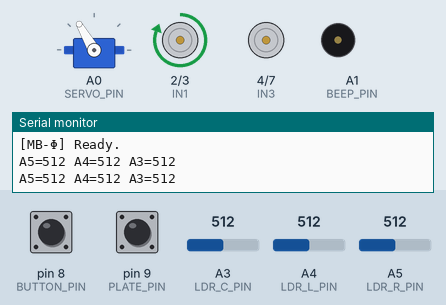
Recording of a sketch running on a simulated Arduino Uno, built with avr-gcc and run on an emulated ATmega328P. On the bench: servo, motor-driver pin pairs drawn as motors (green arrow = first pin HIGH = forward, orange = second pin HIGH = backward, longer = more drive, scaled by the enable pin), buzzer (waves = sounding), the last lines printed to the serial monitor. The inputs (shaded band) are chosen by the test bench; at power-on: A3 (LDR_C_PIN) = 512, pin 8 (BUTTON_PIN) HIGH, A4 (LDR_L_PIN) = 512, pin 9 (PLATE_PIN) HIGH, A5 (LDR_R_PIN) = 512. Random numbers use the default seed unless the sketch sets one.

Above: at 2.2 s.
2.3 s: A3 (LDR_C_PIN) set to 521
At 3.1 s:
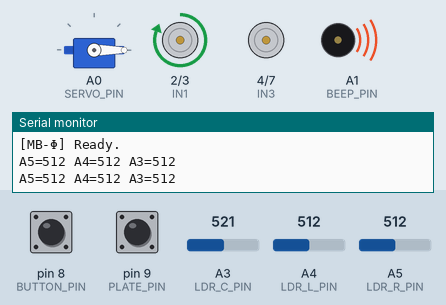
6.0 s: A3 (LDR_C_PIN) set to 528
At 9.9 s:
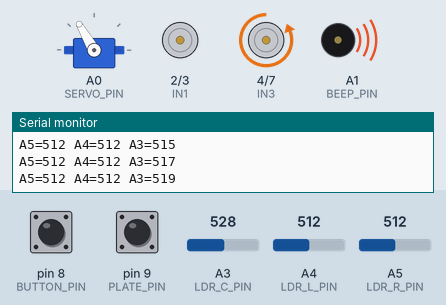
10.1 s: pin 8 (BUTTON_PIN) pulled LOW for 0.8 s
At 11.5 s:
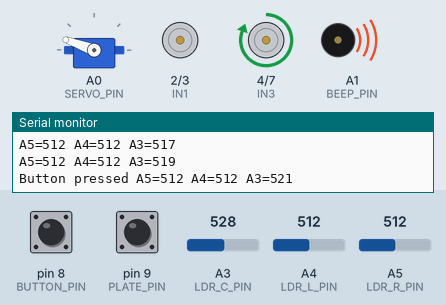
14.5 s: A4 (LDR_L_PIN) set to 716
At 17.0 s:
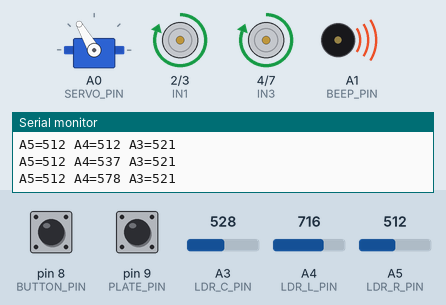
19.4 s: pin 9 (PLATE_PIN) pulled LOW for 0.8 s
24.2 s: A5 (LDR_R_PIN) set to 716
Timing chart, 0 to 32.7 s (numbered marks = the images above; inputs shaded):
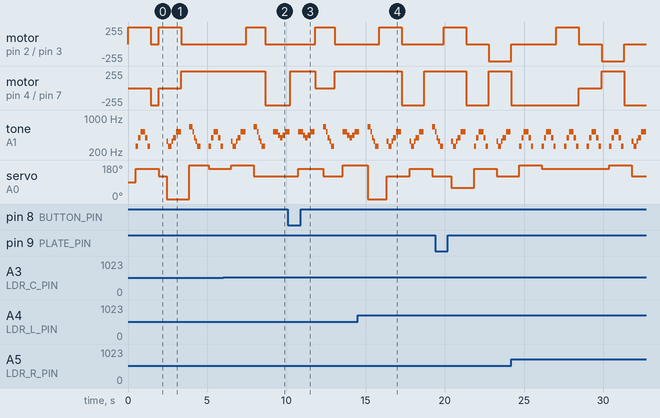

Measured:
- the behaviour switches between 527 and 528 on A3 (LDR_C_PIN) (found by bisection; images 1 and 2)
- after the input at 14.5 s, motor on pin 2 (IN1) / pin 3 (IN2): stopped → forward 255/255 after 1.3 s, → stopped 1.4 s later
- by itself, tone on A1 (BEEP_PIN): plays 262 Hz for 0.15 s, 392 Hz for 0.15 s, 523 Hz for 0.30 s, 392 Hz for 0.15 s, 262 Hz for 0.15 s, 262 Hz for 0.15 s … (30 notes in this stretch)

The sketch:

sketch_aug14b.ino
```cpp
/*  Markov → Bandit → Φ-biased action selection with on-device learning
  Hardware: Arduino Uno R3

  Flow each loop:
    1) Read sensors & build 6-D feature vector x (uint8 scaled).
    2) Sample next_state ~ Markov(s_prev → ·) using integer counts.
    3) For that state, build action scores = bandit_score + Φ(x) per actuator.
    4) ε-greedy select: motor bin (9), servo bin (10), beep bin (5).
    5) Execute actuators.
    6) Compute reward r from LDRs; advantage = r - running_avg.
    7) Update:
       - Markov transition counts(s_prev, next_state)
       - Bandit counts(state, chosen bins)
       - Φ weights (perceptron-like, tiny step, clamped)
    8) Decay counts occasionally to avoid overflow.

  Pins:
    LDR_L_PIN A4, LDR_R_PIN A5, LDR_C_PIN A3, BUTTON_PIN 8, PLATE_PIN 9,
    SERVO_PIN A0, BEEP_PIN A1,
    ENA 6, IN1 2, IN2 3, ENB 5, IN3 4, IN4 7
*/

#include <Arduino.h>
#include <Servo.h>

// -----------------------------
// Hardware pins
// -----------------------------
#define LDR_L_PIN   A4
#define LDR_R_PIN   A5
#define LDR_C_PIN   A3
#define BUTTON_PIN  8
#define PLATE_PIN   9
#define SERVO_PIN   A0
#define BEEP_PIN    A1
#define ENA         6
#define IN1         2
#define IN2         3
#define ENB         5
#define IN3         4
#define IN4         7

// Fixed PWM speed for "on" states (tweak as needed 0..255)
const uint8_t MOTOR_PWM_ON = 255;

// Map 9 bins to (L_dir, R_dir): -1=backward, 0=off, +1=forward
// Order chosen to keep "stop" in the middle for intuition.
const int8_t MOTOR9_DIRS[9][2] = {
  {-1, -1},  // 0: L back,  R back
  {-1,  0},  // 1: L back,  R off
  {-1, +1},  // 2: L back,  R fwd
  { 0, -1},  // 3: L off,   R back
  { 0,  0},  // 4: L off,   R off  (stop)
  { 0, +1},  // 5: L off,   R fwd
  {+1, -1},  // 6: L fwd,   R back
  {+1,  0},  // 7: L fwd,   R off
  {+1, +1}   // 8: L fwd,   R fwd
};


// -----------------------------
// Problem sizes (keep tiny)
// -----------------------------
const uint8_t N_STATE = 2;
const uint8_t N_MOTOR = 9;   // 9 speed bins (includes reverse/stop/forward)
const uint8_t N_SERVO = 10;  // 10 positions [0..180]
const uint8_t N_BEEP  = 5;   // 5 pitch bins
const uint8_t FEAT_DIM = 6;  // [ldrL, ldrR, ldrC, lastMotor, lastServo, bias]

struct Feat {
  uint8_t x[FEAT_DIM]; // scaled to [0..255]
};
struct Scores {
  // separate arrays for actuators
  int16_t motor[N_MOTOR];
  int16_t servo[N_SERVO];
  int16_t beep [N_BEEP];
};

// Action index layout for Φ (concatenate all actuator bins):
// [ motor 0..8 | servo 0..9 | beep 0..4 ]  => total 24
const uint8_t ACT_DIM = N_MOTOR + N_SERVO + N_BEEP; // 24
const uint8_t IDX_MOTOR0 = 0;
const uint8_t IDX_SERVO0 = IDX_MOTOR0 + N_MOTOR;           // 9
const uint8_t IDX_BEEP0  = IDX_SERVO0 + N_SERVO;           // 19

// -----------------------------
// Learning hyperparams
// -----------------------------
const uint8_t EPS_EGREEDY_PCT = 5;  // 5% explore
const uint8_t LR_PHI_NUM = 1;       // very small int step (scaled by feature)
const uint8_t DECAY_PERIOD = 50;    // every 50 steps, decay counts
const uint8_t DECAY_DIV = 2;        // halve counts (>=1)
const uint8_t BANDIT_REWARD_STEP = 2; // how many counts to add/sub (>=1)
const uint8_t MARKOV_REWARD_STEP = 1; // counts to add/sub (>=1)
const uint8_t REWARD_WINDOW = 4;     // apply accumulated rewards every 4 steps

const int16_t BUTTON_REWARD_Q8  = 256;  // reward when button is pressed

const int16_t PLATE_PENALTY_Q8 = -256; // penalty when collision plates touch
const int16_t MOTOR_IDLE_PENALTY_Q8 = -64; // penalty when both motors stopped

// -----------------------------
// State & learning structures
// -----------------------------

// Markov transition counts: C[s][s']  (uint8, kept >=1)
uint8_t T_count[N_STATE][N_STATE];

// Bandit counts per state for each actuator
uint8_t B_motor[N_STATE][N_MOTOR];
uint8_t B_servo[N_STATE][N_SERVO];
uint8_t B_beep [N_STATE][N_BEEP];

// Linear Φ weights: W[feat][act] as int8 (small, centered)
int8_t W_phi[FEAT_DIM][ACT_DIM];

// Running avg reward for advantage
int16_t rAvg_q8 = 0;   // fixed-point Q8 (r in [-256..+256] ~ [-1..+1])
const uint8_t RAVG_BETA = 4; // EMA: new = old + (r - old)/2^RAVG_BETA

// Bookkeeping
uint8_t cur_state = 0;
uint8_t prev_state = 0;

struct StepRecord {
  Feat F;
  Scores S;
  uint8_t prev_state;
  uint8_t cur_state;
  uint8_t m_bin;
  uint8_t s_bin;
  uint8_t b_bin;
};

StepRecord step_hist[REWARD_WINDOW];
uint8_t hist_idx = 0;
uint8_t steps_pending = 0;
int32_t adv_accum_q8 = 0;

uint8_t last_motor_bin = N_MOTOR/2; // start near stop
uint8_t last_servo_bin = N_SERVO/2; // mid
uint8_t last_beep_bin  = 0;

int last_r = 0;
int last_l = 0;
int last_c = 0;
bool last_button_pressed = false;
bool last_plate_contact = false;

Servo servo;

// Exponential moving average smoothing for photoresistors
const uint8_t LDR_SMOOTH_SHIFT = 3; // 1/8th smoothing factor
uint16_t ldr_l_avg = 0;
uint16_t ldr_r_avg = 0;
uint16_t ldr_c_avg = 0;

inline uint16_t smooth_analog_read(uint8_t pin, uint16_t &avg) {
  uint16_t raw = analogRead(pin);
  if (avg == 0) {
    avg = raw;
  } else {
    avg += ((int16_t)raw - (int16_t)avg) >> LDR_SMOOTH_SHIFT;
  }
  return avg;
}

inline uint16_t urand16() {
  // Combine two rand() for more bits (rand() on AVR is 15-bit)
  return ( (uint16_t)rand() << 1 ) ^ (uint16_t)rand();
}

inline uint8_t randPct() {
  return (uint8_t)(urand16() % 100);
}

inline uint8_t clamp_u8(int16_t v, uint8_t lo, uint8_t hi){
  if (v < lo) return lo;
  if (v > hi) return hi;
  return (uint8_t)v;
}
inline int8_t clamp_i8(int16_t v, int8_t lo, int8_t hi){
  if (v < lo) return lo;
  if (v > hi) return hi;
  return (int8_t)v;
}

// -----------------------------
// Initialization
// -----------------------------
void init_counts() {
  // Initialize Markov counts with weakly uniform priors (>=1)
  for (uint8_t s=0; s<N_STATE; ++s){
    for (uint8_t sp=0; sp<N_STATE; ++sp){
      T_count[s][sp] = 2; // small bias
    }
  }
  // Bandits: small uniform priors
  for (uint8_t s=0;s<N_STATE;++s){
    for (uint8_t i=0;i<N_MOTOR;++i) B_motor[s][i] = 2;
    for (uint8_t i=0;i<N_SERVO;++i) B_servo[s][i] = 2;
    for (uint8_t i=0;i<N_BEEP ;++i) B_beep [s][i] = 2;
  }
  // Φ weights: small zeros around 0
  for (uint8_t f=0; f<FEAT_DIM; ++f){
    for (uint8_t a=0; a<ACT_DIM; ++a){
      W_phi[f][a] = 0;
    }
  }
}

// -----------------------------
// Sensors and features
// -----------------------------


Feat read_features() {
  uint16_t l0 = smooth_analog_read(LDR_L_PIN, ldr_l_avg); // 0..1023
  uint16_t r0 = smooth_analog_read(LDR_R_PIN, ldr_r_avg); // 0..1023
  uint16_t c0 = smooth_analog_read(LDR_C_PIN, ldr_c_avg); // 0..1023

  // compress to 0..255
  uint8_t l = (uint8_t)(l0 >> 2);
  uint8_t r = (uint8_t)(r0 >> 2);
  uint8_t c = (uint8_t)(c0 >> 2);

  // last motor/servo as scaled bins (0..255)
  uint8_t lm = (uint8_t)( (uint16_t)last_motor_bin * 28 ); // 9*28=252
  uint8_t ls = (uint8_t)( (uint16_t)last_servo_bin * 25 ); // 10*25=250

  Feat F;
  F.x[0] = l;
  F.x[1] = r;
  F.x[2] = c;
  F.x[3] = lm;
  F.x[4] = ls;
  F.x[5] = 255; // bias
  return F;
}

// -----------------------------
// Markov sampling from integer counts
// -----------------------------
uint8_t sample_next_state(uint8_t s){
  // sample categorical proportional to T_count[s][·]
  uint16_t sum = 0;
  for (uint8_t sp=0; sp<N_STATE; ++sp) sum += T_count[s][sp];
  if (sum == 0) return s; // shouldn't happen

  uint16_t r = urand16() % sum;
  uint16_t acc = 0;
  for (uint8_t sp=0; sp<N_STATE; ++sp){
    acc += T_count[s][sp];
    if (r < acc) return sp;
  }
  return (uint8_t)(sum % N_STATE); // fallback
}

// -----------------------------
// Build action scores = bandit preference + Φ(x)
// We'll apply ε-greedy with a softmax sample over these logits.
// -----------------------------


void build_scores(uint8_t state, const Feat& F, Scores& S){
  // Bandit "preferences" = scaled counts / row_sum (approx)
  // Compute row sums:
  uint16_t sm=0, ss=0, sb=0;
  for (uint8_t i=0;i<N_MOTOR;++i) sm += B_motor[state][i];
  for (uint8_t i=0;i<N_SERVO;++i) ss += B_servo[state][i];
  for (uint8_t i=0;i<N_BEEP ;++i) sb += B_beep [state][i];
  if(!sm) sm=1; if(!ss) ss=1; if(!sb) sb=1;

  // Φ(x): compute per action column (dot product W[:,a]·x)
  // Keep it cheap: int16 acc (max 6 * 127 * 255 ~ 194k)
  // Then downscale to a small range by >> 8
  for (uint8_t i=0;i<N_MOTOR;++i){
    int16_t phi = 0;
    uint8_t a = IDX_MOTOR0 + i;
    for (uint8_t f=0; f<FEAT_DIM; ++f){
      phi += (int16_t)W_phi[f][a] * (int16_t)F.x[f];
    }
    phi >>= 8; // scale down
    int16_t band = (int16_t)((uint32_t)B_motor[state][i] * 256u / sm); // ~0..256
    S.motor[i] = band + phi;
  }
  for (uint8_t i=0;i<N_SERVO;++i){
    int16_t phi = 0;
    uint8_t a = IDX_SERVO0 + i;
    for (uint8_t f=0; f<FEAT_DIM; ++f){
      phi += (int16_t)W_phi[f][a] * (int16_t)F.x[f];
    }
    phi >>= 8;
    int16_t band = (int16_t)((uint32_t)B_servo[state][i] * 256u / ss);
    S.servo[i] = band + phi;
  }
  for (uint8_t i=0;i<N_BEEP;++i){
    int16_t phi = 0;
    uint8_t a = IDX_BEEP0 + i;
    for (uint8_t f=0; f<FEAT_DIM; ++f){
      phi += (int16_t)W_phi[f][a] * (int16_t)F.x[f];
    }
    phi >>= 8;
    int16_t band = (int16_t)((uint32_t)B_beep[state][i] * 256u / sb);
    S.beep[i] = band + phi;
  }
}

template<uint8_t N>
uint8_t argmax_i16(const int16_t *arr){
  int16_t best = arr[0];
  uint8_t idx = 0;
  for (uint8_t i=1;i<N;++i){
    if (arr[i] > best){ best = arr[i]; idx = i; }
  }
  return idx;
}

template<uint8_t N>
uint8_t random_index(){
  return (uint8_t)(urand16() % N);
}
template<uint8_t N>
uint8_t sample_from_logits(const int16_t *arr){
  // Softmax sampling with integer weights: p[i] ∝ (arr[i])^2
  uint32_t w[N];
  uint32_t sum = 0;
  for (uint8_t i=0; i<N; ++i){
    int32_t v = arr[i];
    uint32_t wi = (uint32_t)(v * v); // square to ensure non-negative weight
    w[i] = wi;
    sum += wi;
  }

  if (sum == 0) return (uint8_t)(urand16() % N); // defensive

  uint32_t r = ((uint32_t)urand16() << 16 | urand16()) % sum;
  uint32_t acc = 0;
  for (uint8_t i=0; i<N; ++i){
    acc += w[i];
    if (r < acc) return i;
  }
  return (uint8_t)(urand16() % N); // fallback
}

uint8_t pick_with_eps_greedy_motor(const Scores& S){
  if (randPct() < EPS_EGREEDY_PCT) return random_index<N_MOTOR>();
  return sample_from_logits<N_MOTOR>(S.motor);
}

uint8_t pick_with_eps_greedy_servo(const Scores& S){
  if (randPct() < EPS_EGREEDY_PCT) return random_index<N_SERVO>();
  return sample_from_logits<N_SERVO>(S.servo);
}

uint8_t pick_with_eps_greedy_beep(const Scores& S){
  if (randPct() < EPS_EGREEDY_PCT) return random_index<N_BEEP>();
  return sample_from_logits<N_BEEP>(S.beep);
}

// -----------------------------
// Actuator helpers
// -----------------------------


uint8_t servo_bin_to_deg(uint8_t b){
  // 10 bins across 0..180
  return (uint8_t)( (uint16_t)b * 20 ); // 0,20,40,...,180
}

// Creative beep patterns: frequency and duration for each of 5 tones per bin
const uint8_t BEEP_TONES = 5;
const uint16_t BEEP_FREQ[N_BEEP][BEEP_TONES] = {
  {262, 330, 392, 523, 659}, // C-major ascent (unused when b_bin==0)
  {659, 523, 392, 330, 262}, // mirror descent
  {262, 392, 523, 392, 262}, // rise then fall
  {330, 262, 330, 392, 523}, // low hop to high
  {523, 440, 392, 440, 523}  // bell curve
};

const uint16_t BEEP_DUR[N_BEEP][BEEP_TONES] = {
  {100, 100, 100, 100, 200}, // quick run with hold
  {200, 100, 100, 100, 200}, // long bookends
  {150, 150, 300, 150, 150}, // lingering center
  {100, 200, 100, 200, 300}, // growing finale
  {300, 150, 150, 150, 300}  // long ends
};

// Low-level: command one side given dir in {-1,0,+1} and pwm (0..255)
inline void set_one_motor(int8_t dir, uint8_t inA, uint8_t inB, uint8_t en, uint8_t pwm){
  if (dir > 0){        // forward
    digitalWrite(inA, HIGH);
    digitalWrite(inB, LOW);
    analogWrite(en, pwm);
  } else if (dir < 0){ // backward
    digitalWrite(inA, LOW);
    digitalWrite(inB, HIGH);
    analogWrite(en, pwm);
  } else {             // off / brake
    digitalWrite(inA, LOW);
    digitalWrite(inB, LOW);
    analogWrite(en, 0);
  }
}

// High-level: set both motors by (L_dir, R_dir)
inline void set_dual_motor(int8_t L_dir, int8_t R_dir, uint8_t pwm_on){
  set_one_motor(L_dir, IN1, IN2, ENA, pwm_on);
  set_one_motor(R_dir, IN3, IN4, ENB, pwm_on);
}

// Entry point for bandit bin 0..8
inline void set_motor_state9(uint8_t bin){
  if (bin >= 9) bin = 4; // safety: default to STOP
  int8_t Ld = MOTOR9_DIRS[bin][0];
  int8_t Rd = MOTOR9_DIRS[bin][1];
  set_dual_motor(Ld, Rd, MOTOR_PWM_ON);
}


// -----------------------------
// Reward
// -----------------------------
int16_t compute_reward_q8(){ // returns Q8 fixed in [-256..256]
  // Read sensors up front with smoothing and remember values for reporting.
  int r = smooth_analog_read(LDR_R_PIN, ldr_r_avg); // A5 0..1023
  int l = smooth_analog_read(LDR_L_PIN, ldr_l_avg); // A4 0..1023
  int c = smooth_analog_read(LDR_C_PIN, ldr_c_avg); // A3 0..1023

  last_r = r;
  last_l = l;
  last_c = c;
  last_button_pressed = (digitalRead(BUTTON_PIN) == LOW);
  last_plate_contact = (digitalRead(PLATE_PIN) == LOW);

  // If collision plates touch, return fixed penalty.
  if (last_plate_contact) {
    return PLATE_PENALTY_Q8;
  }

  // If reward button is pressed, return fixed reward.
  if (last_button_pressed) {
    return BUTTON_REWARD_Q8;

  }

  // Raw reward: brightness relative to ambient light (A3)
  int side_avg = (r + l) / 2;             // average of side sensors
  int diff = side_avg - c;                // relative to ambient
  int16_t r_q8 = (int16_t)((int32_t)diff * 256 / 1023); // scale to Q8

  // Penalize staying still
  if (MOTOR9_DIRS[last_motor_bin][0] == 0 && MOTOR9_DIRS[last_motor_bin][1] == 0) {
    r_q8 += MOTOR_IDLE_PENALTY_Q8;
  }

  if (r_q8 > 256) r_q8 = 256;
  if (r_q8 < -256) r_q8 = -256;
  return r_q8;
}

// -----------------------------
// Updates
// -----------------------------

void update_markov(uint8_t s_prev, uint8_t s_cur, int16_t adv_q8){
  uint8_t scale = max((uint8_t)1, (uint8_t)(abs(adv_q8) >> 8));
  uint16_t step = (uint16_t)MARKOV_REWARD_STEP * scale;
  if (adv_q8 >= 0){
    uint16_t v = T_count[s_prev][s_cur] + step;
    T_count[s_prev][s_cur] = (v > 255) ? 255 : (uint8_t)v;
  } else {
    // penalize slightly but keep >=1
    int16_t v = (int16_t)T_count[s_prev][s_cur] - (int16_t)step;
    if (v < 1) v = 1;
    T_count[s_prev][s_cur] = (uint8_t)v;
  }
}

void update_bandits(uint8_t state, uint8_t bm, uint8_t bs, uint8_t bb, int16_t adv_q8){
  // reinforce chosen bins
  uint8_t scale = max((uint8_t)1, (uint8_t)(abs(adv_q8) >> 8));
  uint16_t step = (uint16_t)BANDIT_REWARD_STEP * scale;
  if (adv_q8 >= 0){
    uint16_t v;

    v = B_motor[state][bm] + step; B_motor[state][bm] = (v>255)?255:(uint8_t)v;
    v = B_servo[state][bs] + step; B_servo[state][bs] = (v>255)?255:(uint8_t)v;
    v = B_beep [state][bb] + step; B_beep [state][bb] = (v>255)?255:(uint8_t)v;
  } else {
    int16_t v;

    v = (int16_t)B_motor[state][bm] - (int16_t)step; if (v<1) v=1; B_motor[state][bm]=(uint8_t)v;
    v = (int16_t)B_servo[state][bs] - (int16_t)step; if (v<1) v=1; B_servo[state][bs]=(uint8_t)v;
    v = (int16_t)B_beep [state][bb] - (int16_t)step; if (v<1) v=1; B_beep [state][bb] =(uint8_t)v;
  }
}

// Perceptron-like Φ update: w[:,a*] += sign(adv)*lr * x  ; w[:,competing] -= small part
// Keep super tiny to avoid oscillations; clamp to [-127..127].
void update_phi(const Feat& F, uint8_t a_motor, uint8_t a_servo, uint8_t a_beep, int16_t adv_q8, const Scores& S){
  int8_t sg = (adv_q8 >= 0) ? 1 : -1;
  uint8_t scale = max((uint8_t)1, (uint8_t)(abs(adv_q8) >> 8));

  // For each actuator, also find strongest competing action to push away a bit.
  auto top_other = [](const int16_t* arr, uint8_t N, uint8_t chosen)->uint8_t{
    int16_t best = INT16_MIN; uint8_t idx=0;
    for (uint8_t i=0;i<N;++i){
      if (i==chosen) continue;
      if (arr[i] > best){ best = arr[i]; idx = i; }
    }
    return idx;
  };

  // Motor segment
  uint8_t comp_m = top_other(S.motor, N_MOTOR, a_motor);
  uint8_t aM = IDX_MOTOR0 + a_motor;
  uint8_t cM = IDX_MOTOR0 + comp_m;

  // Servo segment
  uint8_t comp_s = top_other(S.servo, N_SERVO, a_servo);
  uint8_t aS = IDX_SERVO0 + a_servo;
  uint8_t cS = IDX_SERVO0 + comp_s;

  // Beep segment
  uint8_t comp_b = top_other(S.beep, N_BEEP, a_beep);
  uint8_t aB = IDX_BEEP0 + a_beep;
  uint8_t cB = IDX_BEEP0 + comp_b;

  // Apply tiny updates scaled by reward magnitude
  for (uint8_t f=0; f<FEAT_DIM; ++f){
    int16_t dw = (int16_t)sg * (int16_t)LR_PHI_NUM * (int16_t)scale * (int16_t)(F.x[f] >> 5); // scale x by 1/32
    // chosen gets +dw
    W_phi[f][aM] = clamp_i8( (int16_t)W_phi[f][aM] + dw, -127, 127);
    W_phi[f][aS] = clamp_i8( (int16_t)W_phi[f][aS] + dw, -127, 127);
    W_phi[f][aB] = clamp_i8( (int16_t)W_phi[f][aB] + dw, -127, 127);

    // competing gets -dw/2 (gentle)
    int16_t dwc = (dw >> 1);
    W_phi[f][cM] = clamp_i8( (int16_t)W_phi[f][cM] - dwc, -127, 127);
    W_phi[f][cS] = clamp_i8( (int16_t)W_phi[f][cS] - dwc, -127, 127);
    W_phi[f][cB] = clamp_i8( (int16_t)W_phi[f][cB] - dwc, -127, 127);
  }
}

// -----------------------------
// Decay (prevent overflow, maintain plasticity)
// -----------------------------
void decay_counts(){
  // Markov
  for (uint8_t s=0;s<N_STATE;++s){
    for (uint8_t sp=0;sp<N_STATE;++sp){
      uint8_t v = T_count[s][sp];
      v = (uint8_t)max(1, (int)v / DECAY_DIV);
      T_count[s][sp] = v;
    }
  }
  // Bandits
  for (uint8_t s=0;s<N_STATE;++s){
    for (uint8_t i=0;i<N_MOTOR;++i){
      uint8_t v = B_motor[s][i];
      v = (uint8_t)max(1, (int)v / DECAY_DIV);
      B_motor[s][i] = v;
    }
    for (uint8_t i=0;i<N_SERVO;++i){
      uint8_t v = B_servo[s][i];
      v = (uint8_t)max(1, (int)v / DECAY_DIV);
      B_servo[s][i] = v;
    }
    for (uint8_t i=0;i<N_BEEP;++i){
      uint8_t v = B_beep[s][i];
      v = (uint8_t)max(1, (int)v / DECAY_DIV);
      B_beep[s][i] = v;
    }
  }
}

// -----------------------------
// Setup & Loop
// -----------------------------
void setup(){
  Serial.begin(115200);
  randomSeed(analogRead(A7) ^ micros()); // a little entropy: A7 floating on Uno is fine

  pinMode(LDR_L_PIN, INPUT);
  pinMode(LDR_R_PIN, INPUT);
  pinMode(LDR_C_PIN, INPUT);
  pinMode(BUTTON_PIN, INPUT_PULLUP);
  pinMode(PLATE_PIN, INPUT_PULLUP);

  pinMode(ENA, OUTPUT);
  pinMode(IN1, OUTPUT);
  pinMode(IN2, OUTPUT);
  pinMode(ENB, OUTPUT);
  pinMode(IN3, OUTPUT);
  pinMode(IN4, OUTPUT);

  pinMode(BEEP_PIN, OUTPUT);

  servo.attach(SERVO_PIN);

  init_counts();

  // Start centered/quiet
  servo.write(90);
  noTone(BEEP_PIN);

  Serial.println(F("[MB-Φ] Ready."));

}

void loop(){
  static uint32_t step = 0;

  // 1) Features
  Feat F = read_features();

  // 2) Markov step: sample next internal state
  prev_state = cur_state;
  cur_state = sample_next_state(prev_state);

  // 3) Build scores (bandit + Φ) for the chosen state
  Scores S;
  build_scores(cur_state, F, S);

  // 4) ε-greedy selections
  uint8_t m_bin = pick_with_eps_greedy_motor(S);
  uint8_t s_bin = pick_with_eps_greedy_servo(S);
  uint8_t b_bin = pick_with_eps_greedy_beep (S);

  // 5) Execute actions
  set_motor_state9(m_bin);
  delay(500);
  uint8_t sv_deg = servo_bin_to_deg(s_bin);
  servo.write(sv_deg);

  if (b_bin == 0){
    noTone(BEEP_PIN);
  } else {
    for (uint8_t i = 0; i < BEEP_TONES; ++i){
      uint16_t f = BEEP_FREQ[b_bin][i];
      uint16_t d = BEEP_DUR[b_bin][i];
      tone(BEEP_PIN, f, d);
      delay(d);
    }
  }

  // remember for features
  last_motor_bin = m_bin;
  last_servo_bin = s_bin;
  last_beep_bin  = b_bin;

  delay(20); // allow sensors to respond a bit

  // store step for delayed reward
  StepRecord &rec = step_hist[hist_idx];
  rec.F = F;
  rec.S = S;
  rec.prev_state = prev_state;
  rec.cur_state = cur_state;
  rec.m_bin = m_bin;
  rec.s_bin = s_bin;
  rec.b_bin = b_bin;
  hist_idx = (hist_idx + 1) % REWARD_WINDOW;
  steps_pending++;

  // 6) Reward & advantage
  int16_t r_q8 = compute_reward_q8();         // ~[-256..+256]
  if(b_bin == 0 && r_q8 > 0){
    r_q8 += 100;
  }
  int16_t adv_q8 = r_q8 - rAvg_q8;
  // Update running average
  rAvg_q8 += (adv_q8 >> RAVG_BETA);
  adv_accum_q8 += adv_q8;

  if (steps_pending >= REWARD_WINDOW){
    int16_t batch_adv = (int16_t)max(min(adv_accum_q8, (int32_t)32767), (int32_t)-32768);
    for (uint8_t i=0;i<REWARD_WINDOW;++i){
      StepRecord &sr = step_hist[i];
      update_markov(sr.prev_state, sr.cur_state, batch_adv);
      update_bandits(sr.cur_state, sr.m_bin, sr.s_bin, sr.b_bin, batch_adv);
      update_phi(sr.F, sr.m_bin, sr.s_bin, sr.b_bin, batch_adv, sr.S);
    }
    adv_accum_q8 = 0;
    steps_pending = 0;
    hist_idx = 0;
  }

  // 8) Periodic decay
  if ((++step % DECAY_PERIOD) == 0){
    decay_counts();
  }

  // Debug (lightweight)
  if ((step % 25) == 0){
    Serial.print(F("s=")); Serial.print(cur_state);
    Serial.print(F(" m=")); Serial.print(m_bin);
    Serial.print(F(" sv=")); Serial.print(s_bin);
    Serial.print(F(" be=")); Serial.print(b_bin);
    Serial.print(F(" r=")); Serial.print(r_q8);
    Serial.print(F(" adv=")); Serial.println(adv_q8);
  }

  if (last_plate_contact) {
    Serial.print(F("Plate contact "));
  }
  if (last_button_pressed) {
    Serial.print(F("Button pressed "));
  }
  Serial.print(F("A5=")); Serial.print(last_r);
  Serial.print(F(" A4=")); Serial.print(last_l);
  Serial.print(F(" A3=")); Serial.println(last_c);
}
```
